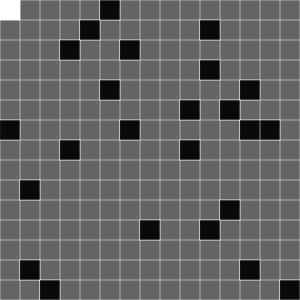
Frame 1 (no input)
Frame 60 (no input): identical to frame 1, image omitted
Frame 120 (the mouse pressed at the canvas centre since frame 60): identical to frame 1, image omitted

The p5.js sketch that drew this single still picture (run headless with seeded random() and noise() and a simulated clock; from frame 60 on, the mouse is pressed at the canvas centre):

// p5.js sketch
// ── sketch.js
function setup() {
    
    //キャンバスの幅をブロックの幅を
    createCanvas(z*side,z*length);
    background(100);
    
    for(let f=0; f<=24; f++){
        
        randamGrid();
        
        if(x20 === 0 && y20 === 0){
            console.log("ブロック座標("+x20+","+y20+")   ブロックの位置が初期値だったのでリセット")
            randamGrid();
        }
        
        if(badbox.length>0){
            
            for(let i=0; i<badbox.length; i++){
                
                if(x20 === badbox[i].x && y20 === badbox[i].y){
                    console.log("ダブる前のブロック座標("+x20+","+y20+")   "+(i+1)+"個目のブロックとダブりました");
                    badbox.splice(f-1,1);
                    randamGrid();
                }
                
            }
            
        }
        console.log(f+1+"個目のブロック座標:"+x20+","+y20);
        let b = new BadBox(x20,y20);
        append(badbox,b);
        console.log("---------------------------")
    }
    
    console.log(badbox);
    
/*
            
横幅からブロックの幅を引いた数からランダムに数字を取得し、
取得した数字の小数点をfloorで切り捨て、roundで四捨五入する
            
そしてその数字をブロックの幅で割り、小数点を切り捨てた後
数字の1を足し、ブロックの幅を掛ける事で
            
グリッドの座標に適した数字をランダムに作ることができる

*/
function randamGrid(){
    x = round(floor(random(-20,width-z)));
    y = round(floor(random(-20,height-z)));
    x20 = (floor(x/z)+1)*z;
    y20 = (floor(y/z)+1)*z;
    return x20,y20;
}
}

let badbox = [];

let z =20;
let length =15;
let side =15;

var x;
var y;
var x20;
var y20;

let rectX =0;
let rectY =0;

let eatPoint=0;

function draw(){
    
    //灰色の背景を描写
    background(100);
    
    //枠線を白色に
    stroke(255);
    
    //枠線の幅を0.5に
    strokeWeight(0.5);
    
    //グリッド線の描写　上から 縦線,横線
    for(let i=0; i<=width; i+=z){
        line(i,0,i,height);        
    }
    for(let i=0; i<=height; i+=z){
        line(0,i,width,i);        
    }
    
    //黒ブロックの描写
    for(let i=0; i<=badbox.length-1; i++){
        
        //黒ブロックを全て処理する
        badbox[i].show();
        
        //黒ブロックと自分のブロックが重なった時の処理
        if(rectX === badbox[i].x && rectY === badbox[i].y){
            
            //重なったブロックを削除する
            badbox.splice(i,1);
            
            //得点を追加する
            eatPoint++;
            console.log("eatPoint is "+eatPoint);
            console.log(badbox);
            //新しく黒ブロックを生成する
            
//            randamGrid();
//            
//            if(x20 === rectX && y20 ===rectY){
//                randamGrid();    
//            }
//            
//            let b = new BadBox(x20,y20);
//            append(badbox,b); 

            //if文で追加された分のループ処理を抜ける為のbreak
            break;
        }
        else{
            //if文が来るまで処理を続ける為のcontinue
            continue;
        }
    }
    
    //右から左、上から下へ。座標を反対側にするif文  
    if(rectX<0){
        rectX = width-z;
    }
    if(rectX>width-z){
        rectX = 0;
    }
    if(rectY<0){
        rectY = height-z;
    }
    if(rectY>height-z){
        rectY = 0;
    }
    
    //自分のブロックの描写
    fill(255);
    rect(rectX,rectY,z,z);

    function randamGrid(){
        x = round(floor(random(-20,width-z)));
        y = round(floor(random(-20,height-z)));
        x20 = (floor(x/z)+1)*z;
        y20 = (floor(y/z)+1)*z;
        return x20,y20;
    }
    
}

//キーボードを押した時の処理
function keyPressed(){
    
    //上から 上 下 左 右 キーを押した時の処理を設定しています
    
    if(keyCode === UP_ARROW){
        rectY -=z;
    }
    if(keyCode === DOWN_ARROW){
        rectY +=z;
    }
    if(keyCode === LEFT_ARROW){
        rectX -=z;
    }
    if(keyCode === RIGHT_ARROW){
        rectX +=z;
    }
}

//黒ブロックのクラスを作成します
class BadBox{
    constructor(x,y){
        this.x = x;
        this.y = y;
    }
    
    //黒色の正方形を描写する
    show(){
        fill(10);
        rect(this.x,this.y,z,z);
    }
}
